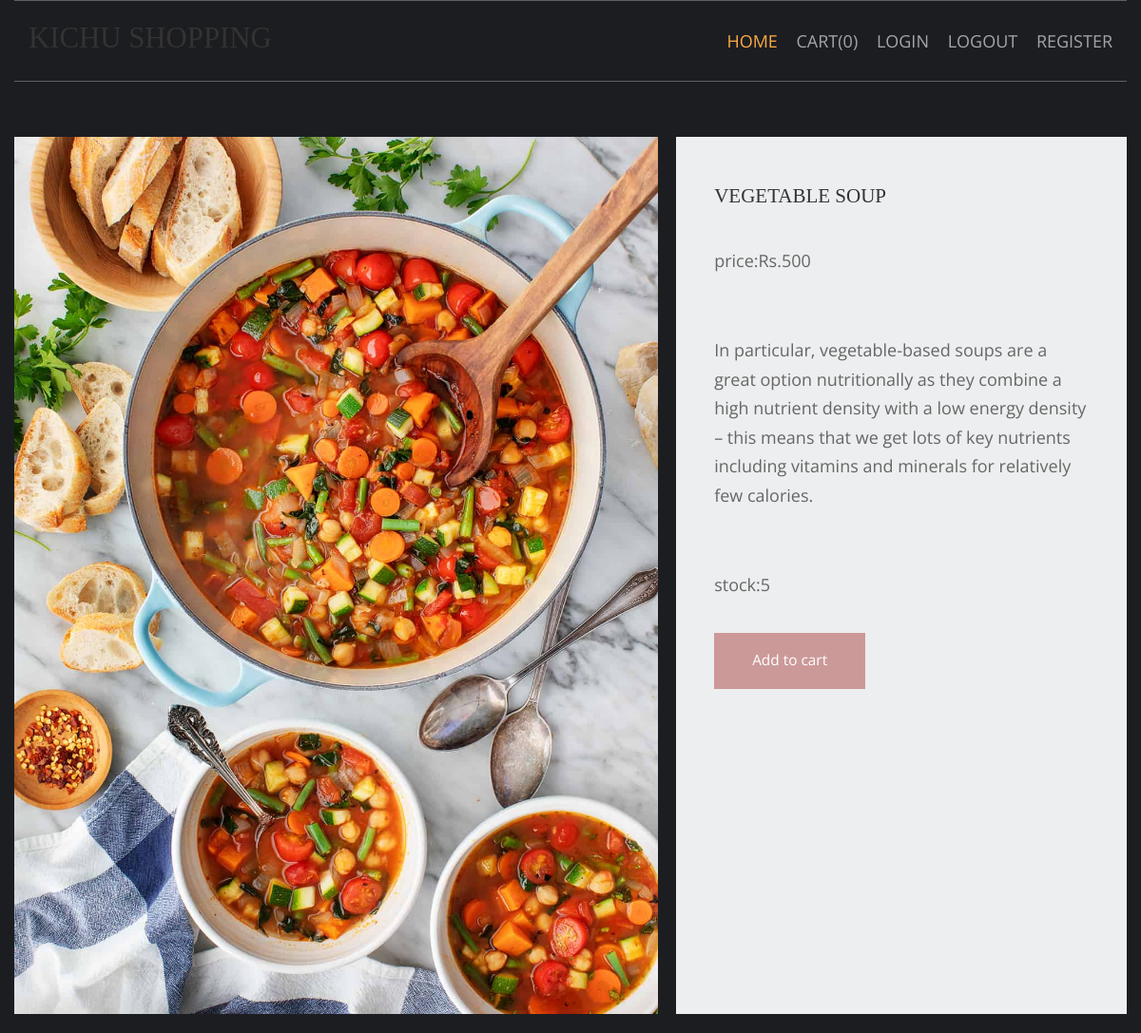
/vegetables-recipe/vegetable-soup, run on the app's committed database.
### shop/models.py (models this page shows, shortened)
class products(models.Model):
    name = models.CharField(max_length=250, unique=True)
    slug = models.SlugField(max_length=250, unique=True)
    img=models.ImageField(upload_to='product')
    desc=models.TextField()
    stock=models.IntegerField()
    available=models.BooleanField()
    price=models.IntegerField()
    category=models.ForeignKey(categ,on_delete=models.CASCADE)

### shop/views.py (the view)
# urls.py: path('<slug:c_slug>/<slug:product_slug>',views.prodDetails,name='details'),
def prodDetails(request,c_slug,product_slug):
    try:
        prod=products.objects.get(category__slug=c_slug,slug=product_slug)
    except Exception as e:
        raise e
    return render(request,'item.html',{'pr':prod})

### cart/context_processor.py (called while the page is built)
def count(request):
    item_count=0;
    if 'admin' in request.path:
        return {}
    else:
        try:
            ct=cartlist.objects.filter(cart_id=c_id(request))
            cti=items.objects.all().filter(cart=ct[:1])
            for c in cti:
                item_count+=c.quan
        except cartlist.DoesNotExist:
            item_count=0
        return dict(itc=item_count)

### cart/views.py (called while the page is built)
def c_id(request):
    ct_id=request.session.session_key
    if not ct_id:
        ct_id=request.session.create()
    return ct_id

### templates/item.html (shortened to what this page needs)
{% extends 'base.html' %}
{% load static %}
{% block content %}
<html lang="en">
<head>
    <link href="{% static 'pr/fontawesome/css/all.min.css' %}" rel="stylesheet" />
    <link href="{% static 'pr/css/templatemo-comparto.css' %}" rel="stylesheet" />
</head>
<body>
    <br>  <br>
        <section class="tm-mb-1" id="about">
            <div class="tm-row tm-about-row">
                <div class="tm-section-1-l">
                    <img src="{{pr.img.url}}" alt="About image" class="tm-img-responsive">
                </div>
                <article class="tm-section-1-r tm-bg-color-8">
                    <h2 class="tm-mb-2 tm-title-color">{{pr.name}}</h2>
                   <p>price:Rs.{{pr.price}}</p><br>
                    <p>{{pr.desc}}</p><br>
                    <p>stock:{{pr.stock}}</p>
                    {% if pr.stock <= 0 %}
                    <h1 style="color:red">sorry no stock left</h1>
                    {% else %}
                    <a href="{% url 'addcart' pr.id %}" class="tm-btn tm-btn-1 tm-link-to-services">Add to cart</a>
                    {% endif %}
                </article>
            </div>
        </section>
</body>
</html>
{% endblock %}

### static/hm/layout/styles/layout.css (style rules this page uses)
*, *::before, *::after { transition:all .3s ease-in-out; }
body { color:#A5A6AA; background-color:#1C1D21; }
a { color:#FBAB45; }

### static/pr/css/templatemo-comparto.css (style rules this page uses)
*, *::before, *::after { box-sizing: border-box; outline: none; }
ul, h1, h2, h3, h4, p, figure { padding: 0; margin: 0; }
body { font-family: 'Open Sans', Arial, sans-serif; font-size: 18px; overflow-x: hidden; padding-left: 15px; padding-right: 15px; margin: 0; }
h2 { font-size: 1.5rem; }
a { transition: all 0.3s ease; text-decoration: none; }
p { color: #666; line-height: 1.7; margin-bottom: 35px; }
h1, h2, h3, h4, h5, h6 { color: #333; }
.tm-mb-1 { margin-bottom: 20px; }
.tm-mb-2 { margin-bottom: 40px; }
.tm-bg-color-8 { background-color: #EDEEEF; }
.tm-img-responsive { max-width: 100%; height: auto; }
.tm-section-1-l { width: 57.85%; margin-right: 1.65%; }
.tm-section-1-r { padding: 50px 40px; width: 40.5%; }
.tm-row { display: flex; }
.tm-btn { display: inline-block; padding: 15px 40px; font-size: 1.1rem; border: none; background-color: #CC9999; color: white; }
a { color: #666; }

### static/hm/layout/styles/framework.css (style rules this page uses)
html { overflow-y:scroll; overflow-x:hidden; }
html, body { margin:0; padding:0; font-size:14px; line-height:1.6em; }
*, *::before, *::after { box-sizing:border-box; }
a { outline:none; text-decoration:none; }
img { width:auto; max-width:100%; height:auto; margin:0; padding:0; border:none; line-height:normal; vertical-align:middle; }
body, input, textarea, select { font-family:Verdana, Geneva, sans-serif; }
h1, h2, h3, h4, h5, h6, .heading { font-family:Georgia, "Times New Roman", Times, serif; }
::placeholder { opacity:1; }
h1, h2, h3, h4, h5, h6, .heading { margin:0 0 20px 0; font-size:1.4rem; line-height:normal; font-weight:normal; text-transform:uppercase; }
address, article, aside, figcaption, figure, footer, header, main, nav, section { display:block; margin:0; padding:0; }

### data on the page
products: img (picture), name "VEGETABLE SOUP", price "500", desc "In particular, vegetable-based soups are a great option nutritionally as they combine a high nutrient density with a low energy density – this means that we get lots of key nutrients including vitamins and minerals for relatively few calories.", stock "5"

### other printed values
{{ itc }} "0"
